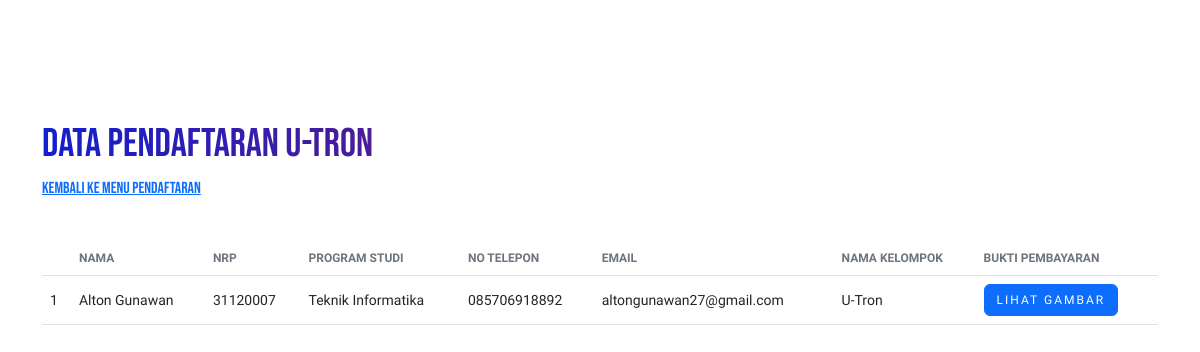
/public/admin/index, run on an earlier commit of the app's database.
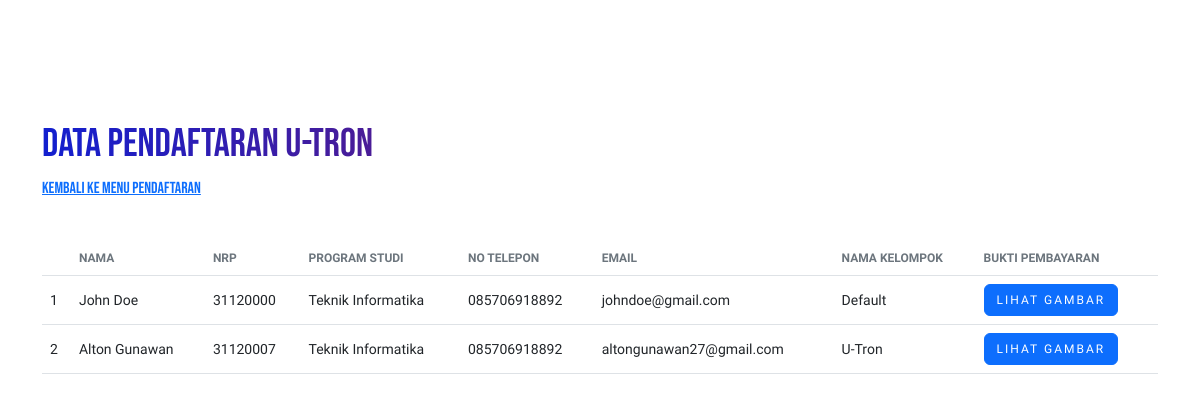
And on a later commit of the database.
### tables this page shows
CREATE TABLE `user` (
  `nama` varchar(255) NOT NULL,
  `foto_profil` varchar(255) DEFAULT 'default.jpg',
  `nrp` varchar(10) NOT NULL,
  `program_studi` varchar(30) NOT NULL,
  `nomor_telepon` varchar(15) NOT NULL,
  `email_address` varchar(30) NOT NULL,
  `password` varchar(255) NOT NULL,
  `nama_kelompok` varchar(25) NOT NULL,
  `bukti_pembayaran` varchar(20) NOT NULL
);

### application/core/controller.php (called while the page is built, shortened)
<?php
class Controller {
    public function view($view, $data = []) {
        require_once '../application/views/' . $view . '.php';
    }
    public function model($model) {
        return new $model;
    }
}

### application/controllers/Admin.php (called while the page is built)
<?php
class Admin extends Controller {
    public function index() {
        $data['title'] = 'Data Pendaftaran U-TRON';
        $data['user'] = $this->model('UserModel')->getAllUser();
        $this->view('layout/header', $data);
        $this->view('admin/index', $data);
    }
}

### application/core/app.php (called while the page is built, shortened)
<?php
class App {
    protected $method = 'index';
    protected $params = [];
    public function __construct() {
        $url = $this->parseURL();
        if (isset($url[0] )) {
            if( file_exists('../application/controllers/' . $url[0] . '.php' )) {
                unset($url[0]);
            }
        }
        $this->controller = new $this->controller;
        if( isset($url[1]) ) {
            if( method_exists($this->controller, $url[1]) ) {
                $this->method = $url[1];
            }
        }
        call_user_func_array([$this->controller, $this->method], $this->params);
    }
    public function parseURL() {
        if (isset($_GET['url'])) {
            $url = rtrim($_GET['url'], '/');
            $url = filter_var($url, FILTER_SANITIZE_URL);
            $url = explode('/', $url);
            return $url;
        }
    }
}

### public/index.php (called while the page is built, shortened)
<?php
$app = new App;

### application/config/koneksi.php (called while the page is built, shortened)
<?php
class Koneksi {
    private $servername = "localhost";
    private $username = "root";
    private $password = "";
    public function __construct() {
        try {
            $this->conn = new PDO("mysql:host=$this->servername;dbname=pendaftaran-utron", $this->username, $this->password);
        } catch (PDOException $e) {
            echo "Koneksi Gagal : " . $e->getMessage();
        }
    }
}

### application/models/UserModel.php (called while the page is built, shortened)
<?php
class UserModel extends Koneksi {
    public function getAllUser() {
        $this->stmt = $this->conn->prepare('SELECT * FROM user');
        $this->stmt->execute();
        return $this->stmt->fetchAll(PDO::FETCH_ASSOC);
    }
}

### application/views/admin/index.php (the view, shortened to what this page needs)
<body>
    <div class="container-fluid p-0 m-0">
        <div id="homepage-image" class="w-100" style="height: 80px;"></div>
        <div class="container">
            <div class="my-4 py-3">
                <h1 class="text-primary text-title">DATA PENDAFTARAN U-TRON</h1>
                <a href="<?= BASE_URL ?>/home/index" style="font-family: var(--title-font)">KEMBALI KE MENU PENDAFTARAN</a>
            </div>
            <table class="table">
                <thead>
                    <tr class="text-secondary text-uppercase" style="font-size: 12px">
                        <th></th>
                        <th class="fw-semibold">Nama</th>
                        <th class="fw-semibold">NRP</th>
                        <th class="fw-semibold">Program Studi</th>
                        <th class="fw-semibold">No Telepon</th>
                        <th class="fw-semibold">Email</th>
                        <th class="fw-semibold">Nama Kelompok</th>
                        <th class="fw-semibold">Bukti Pembayaran</th>
                    </tr>
                </thead>
                <tbody>
                    <?php
                        $nomor = 1;
                        foreach( $data['user'] as $user ) {
                    ?>
                        <tr>
                            <td class="align-middle"><?= $nomor ?></td>
                            <td class="align-middle"><?= $user['nama'] ?></td>
                            <td class="align-middle"><?= $user['nrp'] ?></td>
                            <td class="align-middle"><?= $user['program_studi'] ?></td>
                            <td class="align-middle"><?= $user['nomor_telepon'] ?></td>
                            <td class="align-middle"><?= $user['email_address'] ?></td>
                            <td class="align-middle"><?= $user['nama_kelompok'] ?></td>
                            <td class="align-middle">
                                <form class="show-bukti" data-id="<?= $user['bukti_pembayaran'] ?>" action="<?php $_SERVER['PHP_SELF'] ?>" >
                                    <button type="submit" style="letter-spacing: 2px; font-size: 12px;" name="btn-submit" class="btn btn-primary" data-bs-toggle="modal" data-bs-target="#modalBuktiPembayaran">
                                        LIHAT GAMBAR
                                    </button>
                                </form>
                            </td>
                        </tr>
                    <?php
                            $nomor++;
                        }
                    ?>
                </tbody>
            </table>
        </div>
    </div>
</body>
</html>

### application/views/layout/header.php (shortened to what this page needs)
<!DOCTYPE html>
<html lang="en">
<head>
    <link href="https://cdn.jsdelivr.net/npm/bootstrap@5.2.0-beta1/dist/css/bootstrap.min.css" rel="stylesheet">
    <link rel="stylesheet" href="<?= BASE_URL ?> /css/style.css">
</head>

### public/css/style.css (style rules this page uses)
:root { --title-font: 'Bebas Neue', cursive !important; --main-font: 'Comfortaa', cursive !important; }
* { box-sizing: border-box; font-family: var(--main-font); }
body, html { width: 100%; height: 100%; margin: 0; padding: 0; }
label, input[type=text], input[type=email], button[type=submit], td, button[data-bs-toggle=modal] { font-size: 14px; }
.text-title { font-family: var(--title-font); background: #121FCF; background: linear-gradient(to right, #121FCF 0%, #CF1512 100%); -webkit-background-clip: text; -webkit-text-fill-color: transparent; }
#homepage-image { background-image: url('https://images.unsplash.com/photo-1550745165-9bc0b252726f?crop=entropy&cs=tinysrgb&fm=jpg&ixlib=rb-1.2.1&q=80&raw_url=true&ixid=MnwxMjA3fDB8MHxwaG90by1wYWdlfHx8fGVufDB8fHx8&auto=format&fit=crop&w=870'); background-position: center; background-repeat: no-repeat; background-size: cover; }

What changed in the data, as far as the page shows it:
added user: nama "John Doe", nrp "31120000", program_studi "Teknik Informatika", nomor_telepon "085706918892", email_address "johndoe@gmail.com", nama_kelompok "Default"
